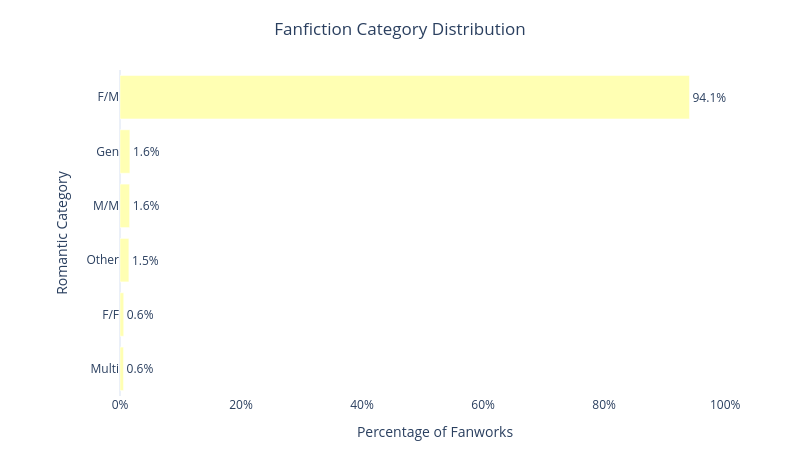

Notebook source saved alongside this figure:
### Markdown cell above
### 4.5 Relationship Categories

### Code cell
category_counts = (
    fics["romanticCategory"]
    .value_counts()
    .reset_index()
)

category_counts.columns = ["Category", "Count"]

category_counts["Percentage"] = (
    category_counts["Count"] / len(fics) * 100
)

# Sort ascending for horizontal bar
category_counts = category_counts.sort_values(
    "Percentage",
    ascending=True
)

fig = go.Figure(
    go.Bar(
        y=category_counts["Category"],
        x=category_counts["Percentage"],
        orientation="h",
        marker=dict(
            color="#ffffb3"
        ),
        text=[
            f"{x:.1f}%"
            for x in category_counts["Percentage"]
        ],
        textposition="outside",
        hovertemplate=
        "%{y}<br>%{x:.1f}% of corpus<extra></extra>"
    )
)

fig.update_layout(
    title=dict(
        text="Fanfiction Category Distribution",
        x=0.5
    ),
    xaxis_title="Percentage of Fanworks",
    yaxis_title="Romantic Category",
    template="plotly_white",
    height=450,
    width=800,
    margin=dict(
        l=120,
        r=50,
        t=70,
        b=50
    ),
    showlegend=False
)

fig.update_xaxes(
    showgrid=False,
    showline=False,
    ticksuffix="%",
    range=[0, category_counts["Percentage"].max() + 10]
)

fig.update_yaxes(
    showgrid=False,
    showline=False
)

fig.show()

save_plotly_figure(
    fig,
    "07_category_distribution",
    FICS_FIGURES_PATH
)

### Figure 1 — Plotly figure (JSON) as saved in the notebook; plotly's stock layout.template omitted (floating-point values rounded to 4 significant figures)
{"data": [{"hovertemplate": "%{y}<br>%{x:.1f}% of corpus<extra></extra>", "marker": {"color": "#ffffb3"}, "orientation": "h", "text": ["0.6%", "0.6%", "1.5%", "1.6%", "1.6%", "94.1%"], "textposition": "outside", "type": "bar", "x": [0.5849, 0.6149, 1.47, 1.59, 1.635, 94.11], "y": ["Multi", "F/F", "Other", "M/M", "Gen", "F/M"]}], "layout": {"height": 450, "margin": {"b": 50, "l": 120, "r": 50, "t": 70}, "showlegend": false, "title": {"text": "Fanfiction Category Distribution", "x": 0.5}, "width": 800, "xaxis": {"range": [0, 104.1], "showgrid": false, "showline": false, "ticksuffix": "%", "title": {"text": "Percentage of Fanworks"}}, "yaxis": {"showgrid": false, "showline": false, "title": {"text": "Romantic Category"}}}}
